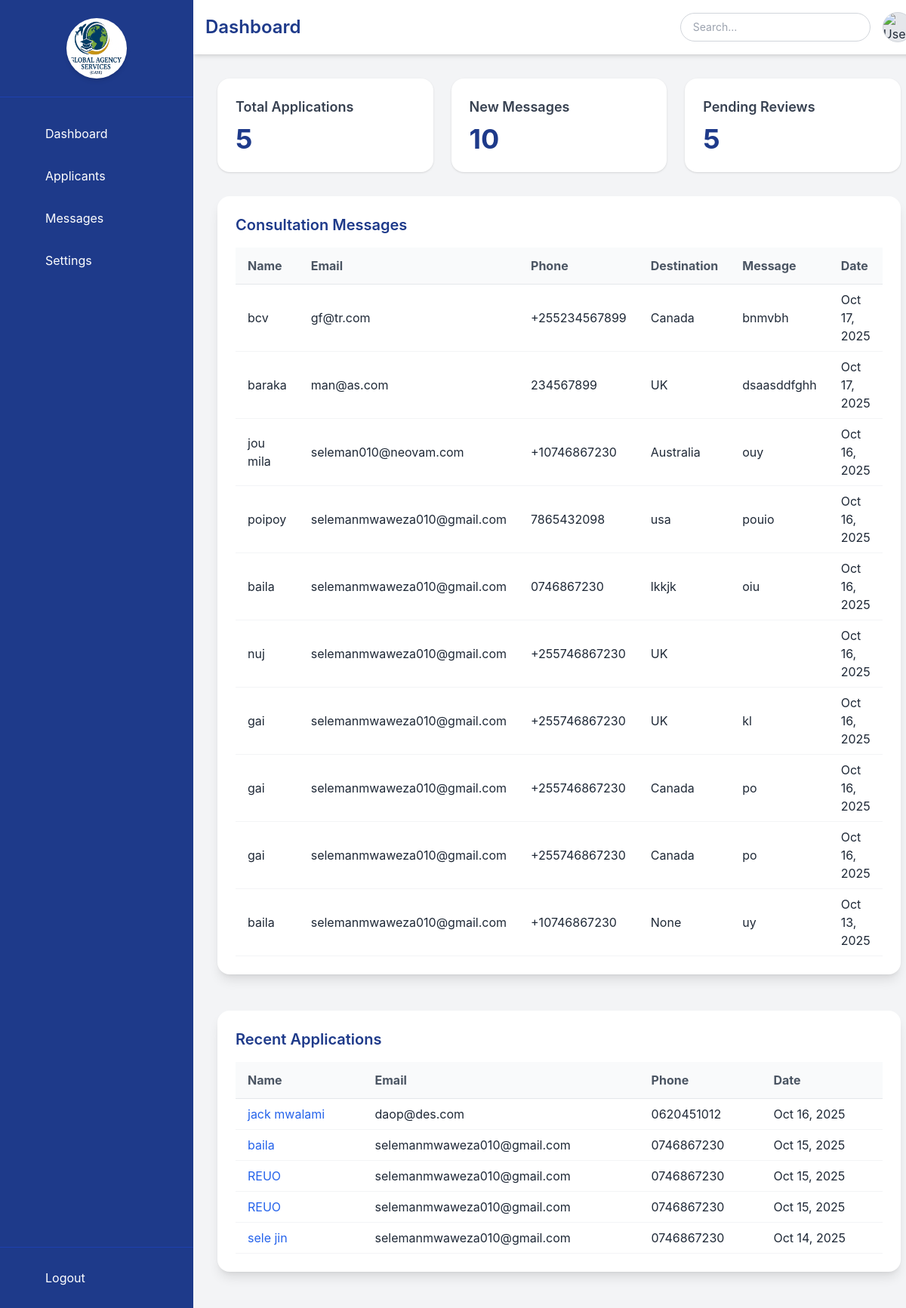
Screenshot of /employee/dashboard/ (signed in) with the database file from the repository.
### global_agency/models.py (models this page shows, shortened)
class ContactMessage(models.Model):
    name = models.CharField(max_length=120)
    email = models.EmailField()
    phone = models.CharField(max_length=50, blank=True)
    destination = models.CharField(max_length=100, blank=True, null=True)
    message = models.TextField(blank=True,  null=True)
    created_at = models.DateTimeField(auto_now_add=True)
    handled = models.BooleanField(default=False)

class StudentApplication(models.Model):
    full_name = models.CharField(max_length=150)
    gender = models.CharField(max_length=20, choices=[
        ('male', 'Male'),
        ('female', 'Female'),
        ('other', 'Other'),
    ])
    nationality = models.CharField(max_length=100, default="Tanzanian")
    email = models.EmailField()
    phone = models.CharField(max_length=50)
    address = models.TextField()
    father_name = models.CharField(max_length=150, blank=True, null=True)
    father_phone = models.CharField(max_length=50, blank=True, null=True)
    father_email = models.EmailField(blank=True, null=True)
    father_occupation = models.CharField(max_length=150, blank=True, null=True)
    mother_name = models.CharField(max_length=150, blank=True, null=True)
    mother_phone = models.CharField(max_length=50, blank=True, null=True)
    mother_email = models.EmailField(blank=True, null=True)
    mother_occupation = models.CharField(max_length=150, blank=True, null=True)
    olevel_school = models.CharField(max_length=150, blank=True, null=True)
    olevel_country = models.CharField(max_length=100, default="Tanzania")
    olevel_address = models.CharField(max_length=255, blank=True, null=True)
    olevel_region = models.CharField(max_length=100, blank=True, null=True)
    olevel_year = models.CharField(max_length=10, blank=True, null=True)
    olevel_candidate_no = models.CharField(max_length=50, blank=True, null=True)
    olevel_gpa = models.CharField(max_length=20, blank=True, null=True)
    alevel_school = models.CharField(max_length=150, blank=True, null=True)
    alevel_country = models.CharField(max_length=100, default="Tanzania")
    alevel_address = models.CharField(max_length=255, blank=True, null=True)
    alevel_region = models.CharField(max_length=100, blank=True, null=True)
    alevel_year = models.CharField(max_length=10, blank=True, null=True)
    alevel_candidate_no = models.CharField(max_length=50, blank=True, null=True)
    alevel_gpa = models.CharField(max_length=20, blank=True, null=True)
    preferred_country_1 = models.CharField(max_length=100, blank=True, null=True)
    preferred_country_2 = models.CharField(max_length=100, blank=True, null=True)
    preferred_country_3 = models.CharField(max_length=100, blank=True, null=True)
    preferred_country_4 = models.CharField(max_length=100, blank=True, null=True)
    preferred_program_1 = models.CharField(max_length=100, blank=True, null=True)
    preferred_program_2 = models.CharField(max_length=100, blank=True, null=True)
    preferred_program_3 = models.CharField(max_length=100, blank=True, null=True)
    preferred_program_4 = models.CharField(max_length=100, blank=True, null=True)
    emergency_name = models.CharField(max_length=150)
    emergency_address = models.TextField()
    emergency_occupation = models.CharField(max_length=100, blank=True, null=True)
    emergency_gender = models.CharField(max_length=20, choices=[
        ('male', 'Male'),
        ('female', 'Female'),
        ('other', 'Other'),
    ])
    emergency_relation = models.CharField(max_length=100)
    heard_about_us = models.CharField(max_length=100, blank=True, null=True)
    heard_about_other = models.CharField(max_length=255, blank=True, null=True)
    created_at = models.DateTimeField(auto_now_add=True)

### employee/views.py (the view)
# urls.py: path('dashboard/', views.employee_dashboard, name='employee_dashboard'),
@login_required
def employee_dashboard(request):
    applications = StudentApplication.objects.all().order_by('-created_at')
    contact_messages = ContactMessage.objects.all().order_by('-created_at')
    context = {
        'applications': applications,
        'contact_messages': contact_messages,
        'applications_count': applications.count(),
        'messages_count': contact_messages.count(),
        'pending_reviews': applications.filter().count(),  # can adjust later
    }
    return render(request, 'employee/dashboard.html', context)

### employee/templates/employee/dashboard.html (shortened to what this page needs)
{% load static %}
<!DOCTYPE html>
<html lang="en">
<head>
  <script src="https://cdn.tailwindcss.com"></script>
  <link href="https://unpkg.com/lucide-icons/dist/umd/lucide.min.js" rel="stylesheet">
</head>
<body class="flex min-h-screen bg-gray-100 text-gray-800">
  <aside class="bg-blue-900 text-white w-64 flex flex-col md:fixed md:h-screen md:overflow-y-auto transform -translate-x-full md:translate-x-0 transition-transform duration-300 ease-in-out">
    <div class="p-6 flex items-center justify-center border-b border-blue-800">
      <img src="{% static 'global_agency/img/logo.png' %}" alt="Logo" class="w-20 h-20 rounded-full bg-white p-1 shadow-md">
    </div>
    <nav class="flex-1 px-4 py-6 space-y-2">
      <a href="#" class="flex items-center gap-3 p-3 rounded-lg hover:bg-blue-800 transition">
        <i data-lucide="layout-dashboard" class="w-5 h-5"></i>
        Dashboard
      </a>
      <a href="#" class="flex items-center gap-3 p-3 rounded-lg hover:bg-blue-800 transition">
        <i data-lucide="users" class="w-5 h-5"></i>
        Applicants
      </a>
      <a href="#" class="flex items-center gap-3 p-3 rounded-lg hover:bg-blue-800 transition">
        <i data-lucide="mail" class="w-5 h-5"></i>
        Messages
      </a>
      <a href="#" class="flex items-center gap-3 p-3 rounded-lg hover:bg-blue-800 transition">
        <i data-lucide="settings" class="w-5 h-5"></i>
        Settings
      </a>
    </nav>
    <div class="p-4 border-t border-blue-800">
      <a href="{% url 'employee:employee_logout' %}" class="flex items-center gap-3 p-3 rounded-lg hover:bg-blue-800 transition">
        <i data-lucide="log-out" class="w-5 h-5"></i>
        Logout
      </a>
    </div>
  </aside>
  <main class="flex-1 md:ml-64">
    <header class="bg-white shadow-md px-4 py-4 flex flex-col sm:flex-row justify-between items-start sm:items-center gap-4">
      <h1 class="text-2xl font-semibold text-blue-900">Dashboard</h1>
      <div class="flex items-center gap-4 w-full sm:w-auto">
        <input type="text" placeholder="Search..." class="flex-1 sm:flex-none border border-gray-300 rounded-full px-4 py-2 focus:ring-2 focus:ring-yellow-400 outline-none text-sm">
        <img src="{% static 'global_agency/img/logo.png.png' %}" alt="User" class="w-10 h-10 rounded-full bg-gray-200 border border-gray-300">
      </div>
    </header>
    <section class="p-4 md:p-8 grid grid-cols-1 sm:grid-cols-2 lg:grid-cols-3 gap-6">
      <div class="bg-white rounded-2xl p-6 shadow hover:shadow-lg transition">
        <h3 class="text-lg font-semibold text-gray-700 mb-2">Total Applications</h3>
        <p class="text-4xl font-bold text-blue-900">{{ applications_count|default:0 }}</p>
      </div>
      <div class="bg-white rounded-2xl p-6 shadow hover:shadow-lg transition">
        <h3 class="text-lg font-semibold text-gray-700 mb-2">New Messages</h3>
        <p class="text-4xl font-bold text-blue-900">{{ messages_count|default:0 }}</p>
      </div>
      <div class="bg-white rounded-2xl p-6 shadow hover:shadow-lg transition">
        <h3 class="text-lg font-semibold text-gray-700 mb-2">Pending Reviews</h3>
        <p class="text-4xl font-bold text-blue-900">{{ pending_reviews|default:0 }}</p>
      </div>
    </section>
   <section class="px-4 md:px-8 pb-12 overflow-x-auto">
     <div class="bg-white rounded-2xl shadow-lg p-6 min-w-full">
       <h2 class="text-xl font-semibold text-blue-900 mb-4">Consultation Messages</h2>
       <table class="w-full text-left border-collapse table-auto">
         <thead class="bg-gray-50">
           <tr class="border-b border-gray-200 text-gray-600">
             <th class="py-3 px-2 sm:px-4">Name</th>
             <th class="py-3 px-2 sm:px-4">Email</th>
             <th class="py-3 px-2 sm:px-4">Phone</th>
             <th class="py-3 px-2 sm:px-4">Destination</th>
             <th class="py-3 px-2 sm:px-4">Message</th>
             <th class="py-3 px-2 sm:px-4">Date</th>
           </tr>
         </thead>
         <tbody>
           {% for message in contact_messages %}
           <tr class="hover:bg-gray-50 border-b border-gray-100">
             <td class="py-2 px-2 sm:px-4">{{ message.name }}</td>
             <td class="py-2 px-2 sm:px-4">{{ message.email }}</td>
             <td class="py-2 px-2 sm:px-4">{{ message.phone }}</td>
             <td class="py-2 px-2 sm:px-4">{{ message.destination }}</td>
             <td class="py-2 px-2 sm:px-4">{{ message.message }}</td>
             <td class="py-2 px-2 sm:px-4">{{ message.created_at|date:"M d, Y" }}</td>
           </tr>
           {% empty %}
           <tr>
             <td colspan="6" class="py-4 text-center text-gray-400">No messages yet</td>
           </tr>
           {% endfor %}
         </tbody>
       </table>
     </div>
   </section>
   <section class="px-4 md:px-8 pb-12 overflow-x-auto">
     <div class="bg-white rounded-2xl shadow-lg p-6 min-w-full">
       <h2 class="text-xl font-semibold text-blue-900 mb-4">Recent Applications</h2>
       <table class="w-full text-left border-collapse table-auto">
         <thead class="bg-gray-50">
           <tr class="border-b border-gray-200 text-gray-600">
             <th class="py-3 px-2 sm:px-4">Name</th>
             <th class="py-3 px-2 sm:px-4">Email</th>
             <th class="py-3 px-2 sm:px-4">Phone</th>
             <th class="py-3 px-2 sm:px-4">Date</th>
           </tr>
         </thead>
         <tbody>
           {% for application in applications %}
           <tr class="hover:bg-gray-50 border-b border-gray-100">
             <td class="py-2 px-2 sm:px-4">
               <a href="{% url 'employee:application_detail' application.id %}" class="text-blue-600 hover:underline">
                 {{ application.full_name }}
               </a>
             </td>
             <td class="py-2 px-2 sm:px-4">{{ application.email }}</td>
             <td class="py-2 px-2 sm:px-4">{{ application.phone }}</td>
             <td class="py-2 px-2 sm:px-4">{{ application.created_at|date:"M d, Y" }}</td>
           </tr>
           {% empty %}
           <tr>
             <td colspan="4" class="py-4 text-center text-gray-400">No applications yet</td>
           </tr>
           {% endfor %}
         </tbody>
       </table>
     </div>
   </section>
  </main>
</body>
</html>

### employee/templates/employee/dashboard.html (style rules this page uses)
body { font-family: 'Inter', sans-serif; }

### rows the page displays
ContactMessage: name "bcv", email "gf@tr.com", phone "+255234567899", destination "Canada", message "bnmvbh", created_at "Oct 17, 2025"
ContactMessage: name "baraka", email "man@as.com", phone "234567899", destination "UK", message "dsaasddfghh", created_at "Oct 17, 2025"
ContactMessage: name "jou mila", email "seleman010@neovam.com", phone "+10746867230", destination "Australia", message "ouy", created_at "Oct 16, 2025"
ContactMessage: name "poipoy", email "selemanmwaweza010@gmail.com", phone "7865432098", destination "usa", message "pouio", created_at "Oct 16, 2025"
ContactMessage: name "baila", email "selemanmwaweza010@gmail.com", phone "0746867230", destination "lkkjk", message "oiu", created_at "Oct 16, 2025"
ContactMessage: name "nuj", email "selemanmwaweza010@gmail.com", phone "+255746867230", destination "UK", created_at "Oct 16, 2025"
ContactMessage: name "gai", email "selemanmwaweza010@gmail.com", phone "+255746867230", destination "UK", message "kl", created_at "Oct 16, 2025"
ContactMessage: name "gai", email "selemanmwaweza010@gmail.com", phone "+255746867230", destination "Canada", message "po", created_at "Oct 16, 2025"
ContactMessage: name "gai", email "selemanmwaweza010@gmail.com", phone "+255746867230", destination "Canada", message "po", created_at "Oct 16, 2025"
ContactMessage: name "baila", email "selemanmwaweza010@gmail.com", phone "+10746867230", destination "None", message "uy", created_at "Oct 13, 2025"
StudentApplication: full_name "jack mwalami", email "daop@des.com", phone "0620451012", created_at "Oct 16, 2025"
StudentApplication: full_name "baila", email "selemanmwaweza010@gmail.com", phone "0746867230", created_at "Oct 15, 2025"
StudentApplication: full_name "REUO", email "selemanmwaweza010@gmail.com", phone "0746867230", created_at "Oct 15, 2025"
StudentApplication: full_name "REUO", email "selemanmwaweza010@gmail.com", phone "0746867230", created_at "Oct 15, 2025"
StudentApplication: full_name "sele jin", email "selemanmwaweza010@gmail.com", phone "0746867230", created_at "Oct 14, 2025"

### other values shown
{{ applications_count|default:0 }} "5"
{{ messages_count|default:0 }} "10"
{{ pending_reviews|default:0 }} "5"
